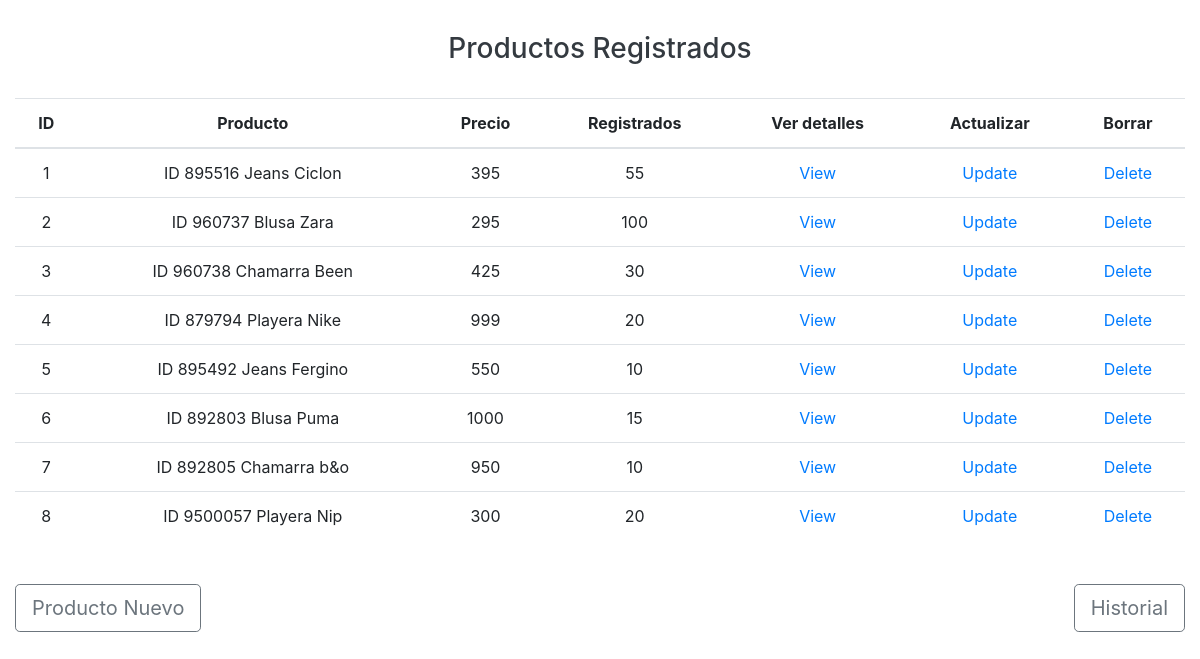
The app's page /productos/index.php, older data.
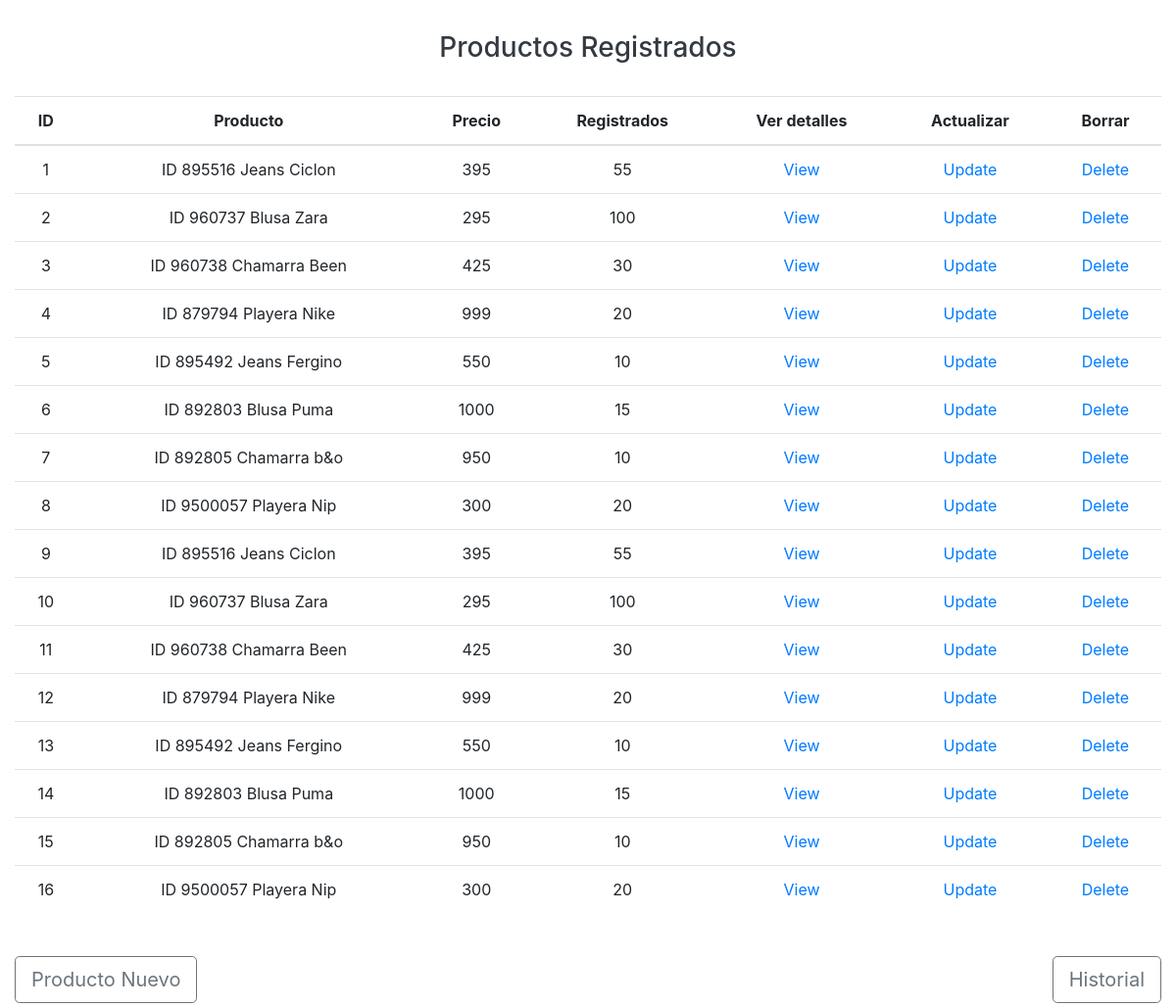
The same page, newer data.
### tables this page shows
CREATE TABLE productos(
    id_producto integer primary key Autoincrement,
    producto varchar (300) not null,
    precio float not null,
    registrados integer not null
);

### productos/db/db_list.php (the view)
<?php
    $db = new SQLite3("../tienda.db");
    $resultado = $db->query("SELECT * from productos;");
    $table = "
        <table class='table text-center'>
            <thead>
            <tr>
                <th>ID</th>
                <th>Producto</th>
                <th>Precio</th>
                <th>Registrados</th>
                <th>Ver detalles</th>
                <th>Actualizar</th>
                <th>Borrar</th>
            </tr>
            </thead>
            ";
    print($table);
    while ($row = $resultado->fetchArray() ) {
        $id_producto = $row['id_producto'];
        $producto = $row['producto'];
        $precio = $row['precio'];
        $registrados = $row['registrados'];
        $table = "
            <tr>
                <td>$id_producto</td>
                <td>$producto</td>
                <td>$precio</td>
                <td>$registrados</td>
                <td><a href='view.php?id_producto=$id_producto'>View</a></td>
                <td><a href='update.php?id_producto=$id_producto'>Update</a></td>
                <td><a href='delete.php?id_producto=$id_producto'>Delete</a></td>
            </tr>
        ";
        print($table);
    }
    print("</table>");
?>

### productos/index.php (shortened to what this page needs)
<!doctype html>
<html lang="es">
<head>
    <link rel="stylesheet" href="https://cdn.jsdelivr.net/npm/bootstrap@4.5.3/dist/css/bootstrap.min.css">
</head>
<body>
    <div class="container-fluid">
        <h3 class="text-center text-dark mt-3 pt-3">Productos Registrados</h3>
        <br>
        <?php include 'db/db_list.php'; ?>
        <br>
        <a href="insert.php" class="btn btn-outline-secondary btn-lg my-1 float-left ">Producto Nuevo</a>
        <a href="historial_ventas.php" class="btn btn-outline-secondary btn-lg my-1 float-right ">Historial</a>
    </div>
</body>
</html>

Row changes from the older to the newer data that the page shows:
added productos: id_producto "9", producto "ID 895516 Jeans Ciclon", precio "395", registrados "55"
added productos: id_producto "10", producto "ID 960737 Blusa Zara", precio "295", registrados "100"
added productos: id_producto "11", producto "ID 960738 Chamarra Been", precio "425", registrados "30"
added productos: id_producto "12", producto "ID 879794 Playera Nike", precio "999", registrados "20"
added productos: id_producto "13", producto "ID 895492 Jeans Fergino", precio "550", registrados "10"
added productos: id_producto "14", producto "ID 892803 Blusa Puma", precio "1000", registrados "15"
added productos: id_producto "15", producto "ID 892805 Chamarra b&o", precio "950", registrados "10"
added productos: id_producto "16", producto "ID 9500057 Playera Nip", precio "300", registrados "20"
